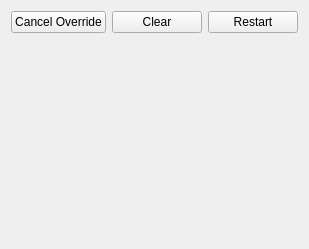
<?xml version="1.0" encoding="UTF-8"?>
<ui version="4.0">
 <class>MissionManager</class>
 <widget class="QWidget" name="MissionManager">
  <property name="geometry">
   <rect>
    <x>0</x>
    <y>0</y>
    <width>309</width>
    <height>249</height>
   </rect>
  </property>
  <property name="windowTitle">
   <string>Mission Manager</string>
  </property>
  <layout class="QVBoxLayout" name="verticalLayout">
   <item>
    <layout class="QHBoxLayout" name="horizontalLayout_2">
     <item>
      <widget class="QPushButton" name="cancelOverridePushButton">
       <property name="text">
        <string>Cancel Override</string>
       </property>
      </widget>
     </item>
     <item>
      <widget class="QPushButton" name="clearTasksPushButton">
       <property name="text">
        <string>Clear</string>
       </property>
      </widget>
     </item>
     <item>
      <widget class="QPushButton" name="restartMissionPushButton">
       <property name="text">
        <string>Restart</string>
       </property>
      </widget>
     </item>
    </layout>
   </item>
   <item>
    <spacer name="verticalSpacer">
     <property name="orientation">
      <enum>Qt::Vertical</enum>
     </property>
     <property name="sizeHint" stdset="0">
      <size>
       <width>0</width>
       <height>0</height>
      </size>
     </property>
    </spacer>
   </item>
  </layout>
 </widget>
 <resources/>
 <connections/>
</ui>
